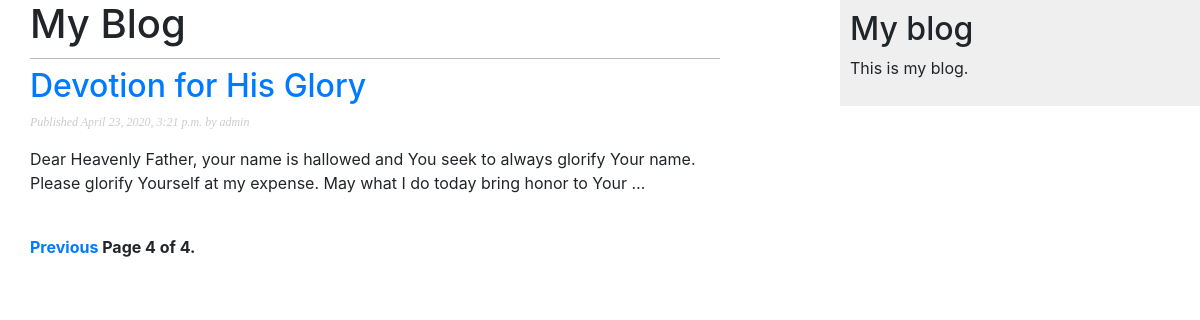
Page /BlogApp/?page=4 on the committed database.
### BlogApp/models.py (models this page shows, shortened)
class Post(models.Model):
    STATUS_CHOICES = (
        ('draft', 'Draft'),
        ('published', 'Published'),
    )
    title = models.CharField(max_length=250)
    slug = models.SlugField(max_length=250,
                            unique_for_date='publish')
    author = models.ForeignKey(User,
                               on_delete=models.CASCADE,
                               related_name='blog_posts')
    body = models.TextField()
    publish = models.DateTimeField(default=timezone.now())
    created = models.DateTimeField(auto_now_add=True)
    updated = models.DateTimeField(auto_now=True)
    status = models.CharField(max_length=10,
                              choices=STATUS_CHOICES,
                              default='draft')
    objects = models.Manager()
    published = PublishedManager()
    class Meta:
        ordering = ('-publish',)
    def get_absolute_url(self):
        return reverse('BlogApp:post_detail',
                       args=[self.publish.year,
                             self.publish.month,
                             self.publish.day,
                             self.slug])

### BlogApp/views.py (the view)
# urls.py: path('', views.post_list, name='post_list'),
def post_list(request):
    object_list = Post.published.all()
    paginator = Paginator(object_list, 3)
    page = request.GET.get('page')
    try:
        posts = paginator.page(page)
    except PageNotAnInteger:
        posts = paginator.page(1)
    except EmptyPage:
        posts = paginator.page(paginator.num_pages)
    return render(request,
                  'BlogApp/post/list.html',
                  {'page': page,
                   'posts': posts})

### BlogApp/models.py (called while the page is built)
    def get_queryset(self):
        return super().get_queryset().filter(status='published')

### BlogApp/templates/BlogApp/post/list.html (shortened to what this page needs)
{% extends "BlogApp/base.html" %}
{% block content %}
    <h1>My Blog</h1>
    {% for post in posts %}
        <h2>
            <a href="{{ post.get_absolute_url }}">
                {{ post.title }}
            </a>
        </h2>
        <p class="date">
            Published {{ post.publish }} by {{ post.author }}
        </p>
        {{ post.body|truncatewords:30|linebreaks }}
    {% endfor %}
    {% include "pagination.html" with page=posts %}
{% endblock %}

### BlogApp/static/css/BlogApp.css (style rules this page uses)
body { margin:0; padding:0; font-family:helvetica, sans-serif; }
a { color:#00abff; text-decoration:none; }
h1 { font-weight:normal; border-bottom:1px solid #bbb; padding:0 0 10px 0; }
h2 { font-weight:normal; margin:30px 0 0; }
p.date { color:#ccc; font-family: georgia, serif; font-size: 12px; font-style: italic; }

### rows in the picture
Post: title "Devotion for His Glory", publish "April 23, 2020, 3:21 p.m.", author "admin", body "Dear Heavenly Father, your name is hallowed and You seek to always glorify Your name. Please glorify Yourself at my expense. May what I do today bring honor to Your …"

### other values in the picture
{{ page.number }} "4"
{{ page.paginator.num_pages }} "4"
